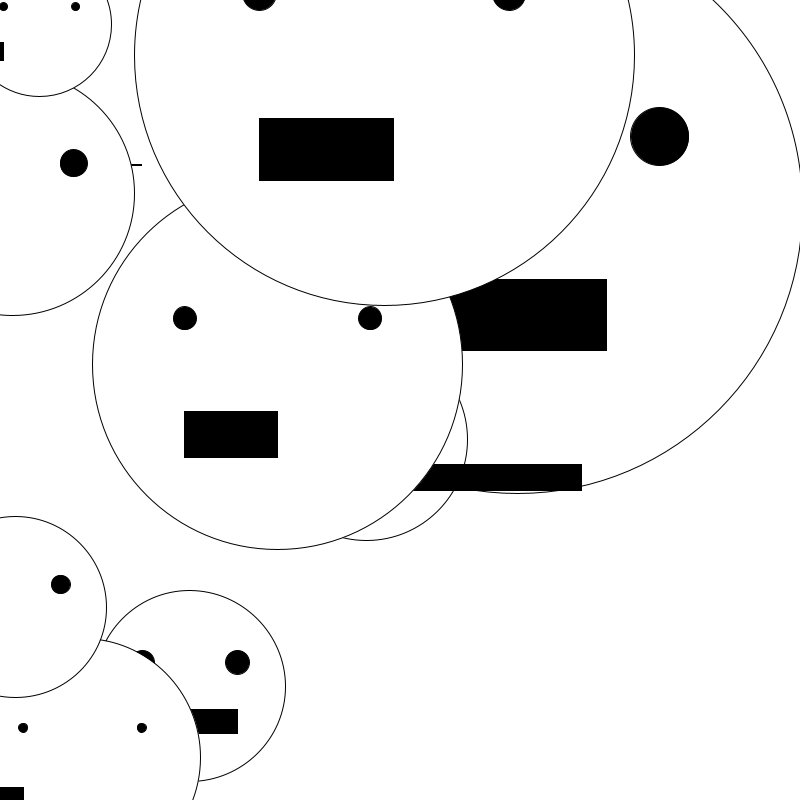
Frame 1 (no input)
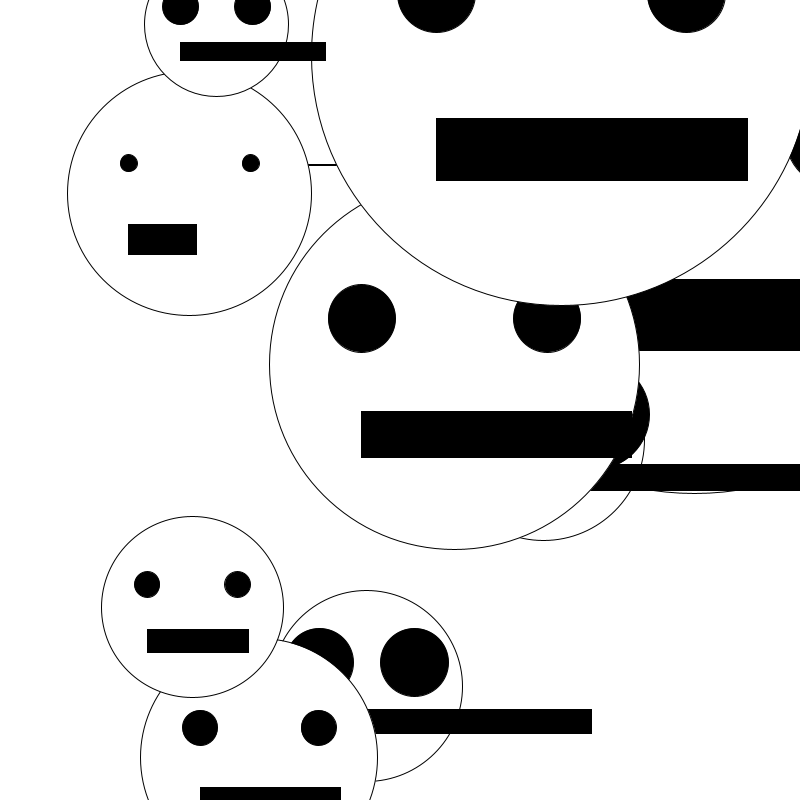
Frame 60 (the mouse pressed at the canvas centre just before this capture)
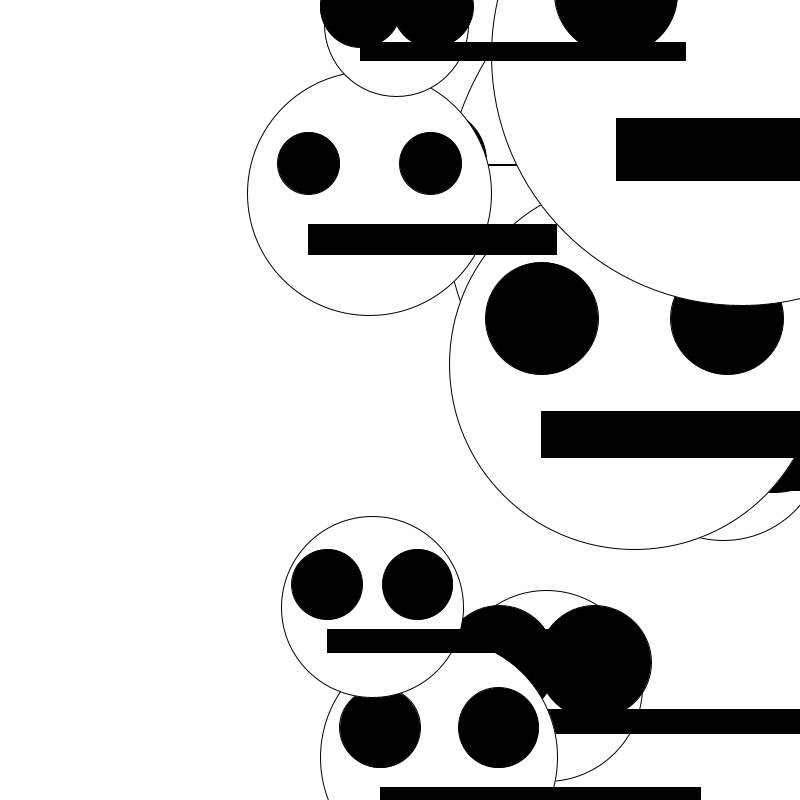
Frame 120 (the mouse held since frame 60 and released just before this capture)

The Processing sketch that drew these frames (run headless with seeded random() and noise(); from frame 60 on, the mouse is pressed at the canvas centre):

// Processing sketch: processing_173562
// ── processing_173562.pde

Face [] face= new Face[10];
void setup (){
size (800,800);

for (int i=0; i<face.length ; i++){
  face[i] = new Face (random (width), random (height), random (150));
}
}
void draw (){
  background (255);
 for (int i=0; i<face.length ; i++){
  face [i].mostrar();
 face [i]. moverse();
face [i].rebote();
 }
}
class Face {
  float x;
  float y;
  float a;
  float speed ;
  float speed2;
  
  Face (float x_, float y_, float a_){
    x=x_;
    y=y_;
    a=a_;
    
    speed=2;
    speed2=1;
  }
  void mostrar (){
      
    fill(255);
ellipse (x,y,a*4,a*4);
fill(0);
ellipse (x-a,y-(a/2),x/4-a/2,x/4-a/2);
ellipse(x+a,y-a/2,x/4-a/2,x/4-a/2);
rect (x-a,y+a/2,x-2*a, a/2);
}



void moverse(){
  
  x=x+speed;
  x=x+speed2;
}
  void rebote(){
  if((x>width)|| (x<0)){
    speed=speed*-1;
    speed2=speed2*-1;  
    
  }
}
}
